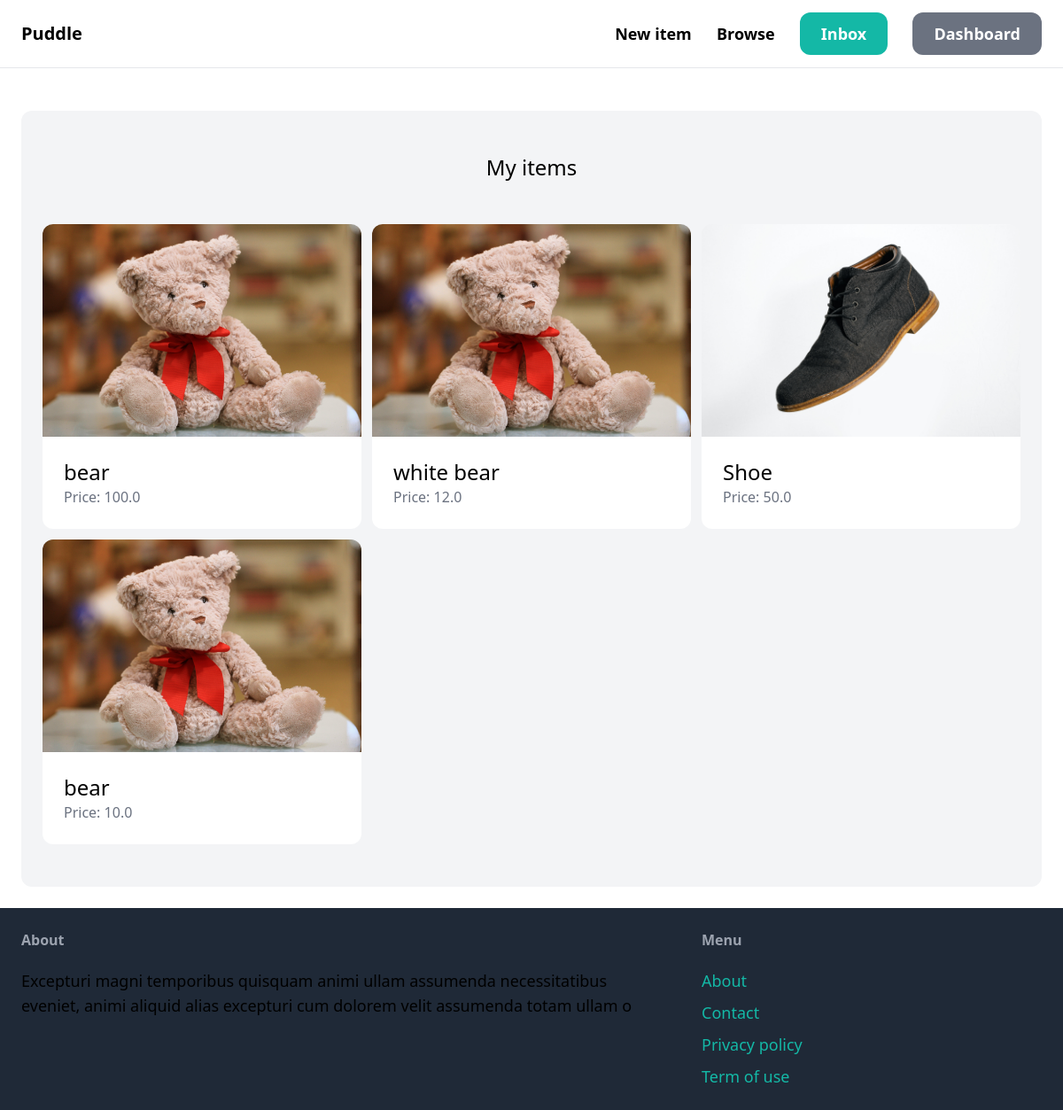
The app's page /dashboard/ (signed in) with its own data.
### item/models.py (models this page shows, shortened)
class Item(models.Model):
    category = models.ForeignKey(Category, related_name='items', on_delete=models.CASCADE)
    name = models.CharField(max_length=255)
    description = models.CharField(max_length=7000, null=True)
    price = models.FloatField()
    image = models.ImageField(upload_to='item_images', blank=True, null=True)
    is_sold = models.BooleanField(default=False)
    created_at = models.TimeField(auto_now_add=True, null=True)
    created_by = models.ForeignKey(User, related_name='items', on_delete=models.CASCADE)

### dashboard/views.py (the view)
# urls.py: path('', views.index, name='index'),
@login_required
def index(request):
    items = Item.objects.filter(created_by=request.user)
    return render(request, 'dashboard/index.html',{
        'items': items,
    })

### dashboard/templates/dashboard/index.html (shortened to what this page needs)
{% extends 'core/base.html' %}
{% block content %}
    <div class="mt-6 px-6 py-12 bg-gray-100 rounded-xl">
        <h2 class="mb-12 text-2xl text-center">My items</h2>
        <div class="grid grid-cols-3 gap-3">
            {% for item in items %}
                <div>
                    <a href="{% url 'item:detail' item.id %}">
                        <div>
                            <img src="{{ item.image.url }}" class="rounded-t-xl">
                        </div>
                        <div class="p-6 bg-white rounded-b-xl" >
                            <h2 class="text-2xl">{{ item.name }}</h2>
                            <p class="text-gray-500">Price: {{item.price}}</p>
                        </div>
                    </a>
                </div>
            {% endfor %}
        </div>
    </div>
{% endblock %}

### records on screen
Item: image (picture), name "bear", price "100.0"
Item: image (picture), name "white bear", price "12.0"
Item: image (picture), name "Shoe", price "50.0"
Item: image (picture), name "bear", price "10.0"
